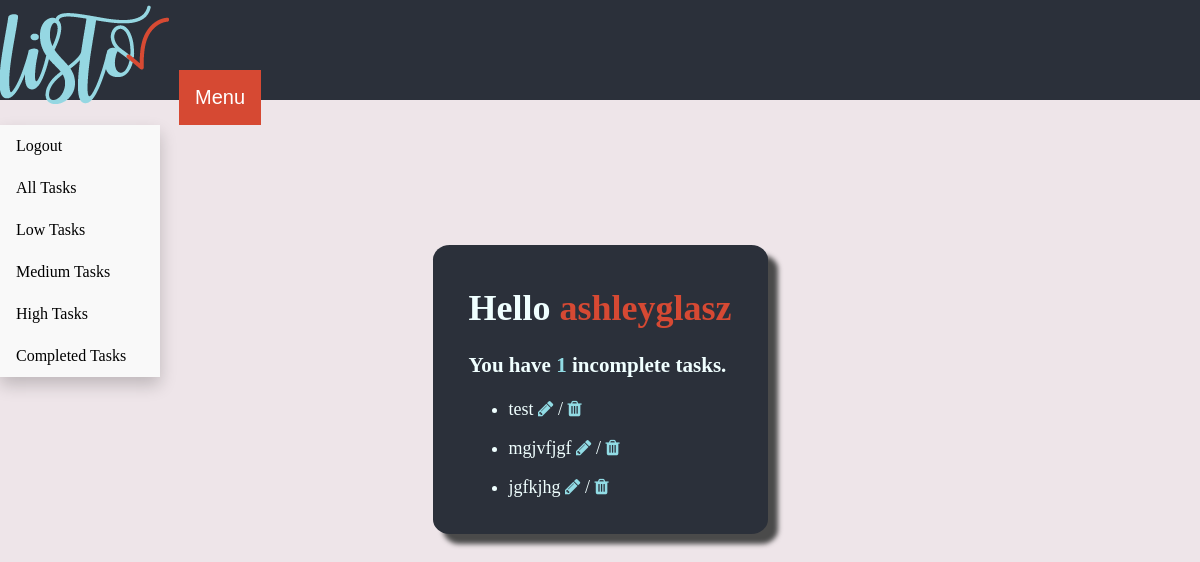
The page /low-priority-tasks/ (signed in) on the database its author committed.
### todolist/models.py (models this page shows)
class Task(models.Model):
    user = models.ForeignKey(User, on_delete=models.CASCADE, null=True, blank=True)
    title = models.CharField(max_length=200)
    is_complete = models.BooleanField(default=False)
    priority = models.CharField(max_length=50, choices=PRIORITY_CHOICES, default="low")
    created = models.DateTimeField(auto_now_add=True)
    def __str__(self):
        return self.title
    class Meta:
        order_with_respect_to = "user"

### todolist/views.py (the view)
# urls.py: path("low-priority-tasks/", LowPriority.as_view(), name="low_tasks"),
class LowPriority(LoginRequiredMixin, ListView):
    model = Task
    context_object_name = "low_tasks"
    template_name = "low_tasks.html"
    def get_context_data(self, **kwargs):
        context = super().get_context_data(**kwargs)
        context["low_tasks"] = context["low_tasks"].filter(
            user=self.request.user, priority="low"
        )
        context["count"] = context["low_tasks"].filter(is_complete=False).count()
        return context

### todolist/templates/low_tasks.html
{% extends 'base.html' %}{% block content %}
<div class="all">
  <h1>Hello <span class="user">{{request.user}}</span></h1>
  <h3>You have <span class="count">{{count}}</span> incomplete tasks.</h3>
  {% if count is 0 %}
  <button class="button">
    <a href="{% url 'create_task' %}">Create a Task</a>
  </button>
  {% else %} {% for task in low_tasks %}
  <ul>
    <li>
      {{task}}
      <a href="{% url 'update_task' task.id %}"><i class="fa fa-pencil"></i></a>
      /
      <a href="{% url 'delete_task' task.id %}"><i class="fa fa-trash"></i></a>
    </li>
  </ul>
  {%endfor %} {% endif %}
</div>
{% endblock content %}

### todolist/static/styles.css (style rules this page uses)
body { margin: auto; width: 100%; height: 100%; background-color: #EEE5E9; }
a { text-decoration: none; }
.user { color: #D64933; }
.count { color: #92DCE5; }
.all { width: fit-content; padding: 1em; margin: auto; border: 10px #92DCE5; background-color: #2B303A; color: #000000; font-size: large; border-radius: 5%; box-shadow: 10px 10px 5px rgb(74, 74, 74); color: azure; padding-left: 2em; padding-right: 2em; }
.all a { color: #92DCE5; }

### rows shown on the page
Task: title "test"
Task: title "mgjvfjgf"
Task: title "jgfkjhg"

### other values the page prints
{{ request.user }} "ashleyglasz"
{{ count }} "1"
